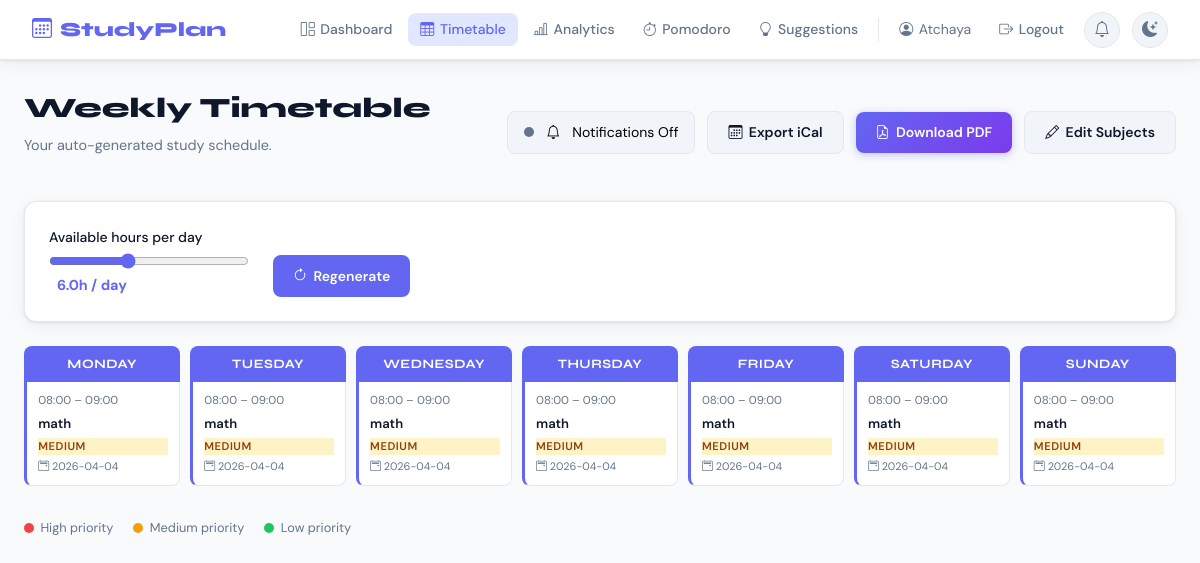
/timetable (signed in), run on the app's committed database.
### tables this page shows
CREATE TABLE subjects(
        id INTEGER PRIMARY KEY AUTOINCREMENT, user_id INTEGER NOT NULL,
        name TEXT NOT NULL, hours_per_day REAL NOT NULL DEFAULT 1.0,
        priority TEXT NOT NULL DEFAULT 'Medium', deadline TEXT,
        color TEXT DEFAULT '#6366f1', created TEXT DEFAULT (datetime('now')),
        FOREIGN KEY(user_id) REFERENCES users(id));

### app.py (the view)
@app.route("/timetable")
@login_required
def timetable_view():
    conn=get_db()
    subjects=conn.execute("SELECT * FROM subjects WHERE user_id=?",(session["user_id"],)).fetchall()
    conn.close()
    sl=[dict(s) for s in subjects]; hours=float(request.args.get("hours",6))
    return render_template("timetable.html",username=session["username"],
        schedule=generate_timetable(sl,hours) if sl else {},
        available_hours=hours,subjects=sl)

### app.py (called while the page is built)
def get_db():
    conn = sqlite3.connect(DB_PATH)
    conn.row_factory = sqlite3.Row
    return conn

def login_required(f):
    from functools import wraps
    @wraps(f)
    def decorated(*args, **kwargs):
        if "user_id" not in session: return redirect(url_for("login"))
        return f(*args, **kwargs)
    return decorated

def fmt_time(hour_float):
    h=int(hour_float); m=int(round((hour_float-h)*60))
    if m==60: h+=1; m=0
    return f"{h:02d}:{m:02d}"

@app.template_global()
def now_weekday():
    return date.today().weekday()

### templates/timetable.html (shortened to what this page needs)
{% extends "base.html" %}
{% block content %}
<div class="page-header">
  <div>
    <h1 class="page-title">Weekly Timetable</h1>
    <p class="page-sub">Your auto-generated study schedule.</p>
  </div>
  <div class="header-actions">
    <button class="notif-toggle" id="notifToggle" title="Toggle study reminders">
      <div class="toggle-dot"></div>
      <i class="bi bi-bell"></i>
      <span class="notif-label">Notifications Off</span>
    </button>
    <a href="{{ url_for('export_ical', hours=available_hours) }}" class="btn-secondary">
      <i class="bi bi-calendar3"></i> Export iCal
    </a>
    <a href="{{ url_for('download_pdf', hours=available_hours) }}" class="btn-accent">
      <i class="bi bi-file-earmark-pdf"></i> Download PDF
    </a>
    <a href="{{ url_for('dashboard') }}" class="btn-secondary">
      <i class="bi bi-pencil"></i> Edit Subjects
    </a>
  </div>
</div>
<div class="card-box mb-4">
  <div class="controls-row">
    <div class="form-group" style="margin:0;min-width:200px">
      <label>Available hours per day</label>
      <input type="range" id="hoursRange" min="1" max="14" step="0.5"
             value="{{ available_hours }}" oninput="updateHours(this.value)"/>
      <span id="hoursLabel" class="hours-label">{{ available_hours }}h / day</span>
    </div>
    <button onclick="regenerate()" class="btn-primary">
      <i class="bi bi-arrow-clockwise"></i> Regenerate
    </button>
  </div>
</div>
{% if not subjects %}
<div class="empty-full">
  <i class="bi bi-journal-x"></i>
  <h3>No subjects found</h3>
  <p>Add subjects on the <a href="{{ url_for('dashboard') }}">Dashboard</a> first.</p>
</div>
{% else %}
<div class="tt-wrapper" id="ttWrapper">
  {% set days = ['Monday','Tuesday','Wednesday','Thursday','Friday','Saturday','Sunday'] %}
  {% for day in days %}
  {% set slots = schedule.get(day, []) %}
  <div class="tt-day-col">
    <div class="tt-day-head">{{ day }}</div>
    {% if slots %}
      {% for slot in slots %}
      <div class="tt-slot" style="--slot-color:{{ slot.color }}">
        <div class="slot-time">{{ slot.start }} – {{ slot.end }}</div>
        <div class="slot-subject">{{ slot.subject }}</div>
        <div class="slot-priority priority-{{ slot.priority.lower() }}">{{ slot.priority }}</div>
        {% if slot.deadline %}
        <div class="slot-deadline"><i class="bi bi-calendar2-event"></i> {{ slot.deadline }}</div>
        {% endif %}
      </div>
      {% endfor %}
    {% else %}
      <div class="tt-empty">Free day</div>
    {% endif %}
  </div>
  {% endfor %}
</div>
<div class="legend-row">
  <span class="legend-item"><span class="dot priority-high"></span> High priority</span>
  <span class="legend-item"><span class="dot priority-medium"></span> Medium priority</span>
  <span class="legend-item"><span class="dot priority-low"></span> Low priority</span>
</div>
{% endif %}
{% endblock %}

### data on the page
subjects: start "08:00", end "09:00", subject "math", priority "MEDIUM", deadline "2026-04-04"

### other printed values
{{ session['username'] }} "Atchaya"
{{ available_hours }} "6.0"
{{ day }} "MONDAY" "TUESDAY" "WEDNESDAY" "THURSDAY" "FRIDAY" "SATURDAY" "SUNDAY"
